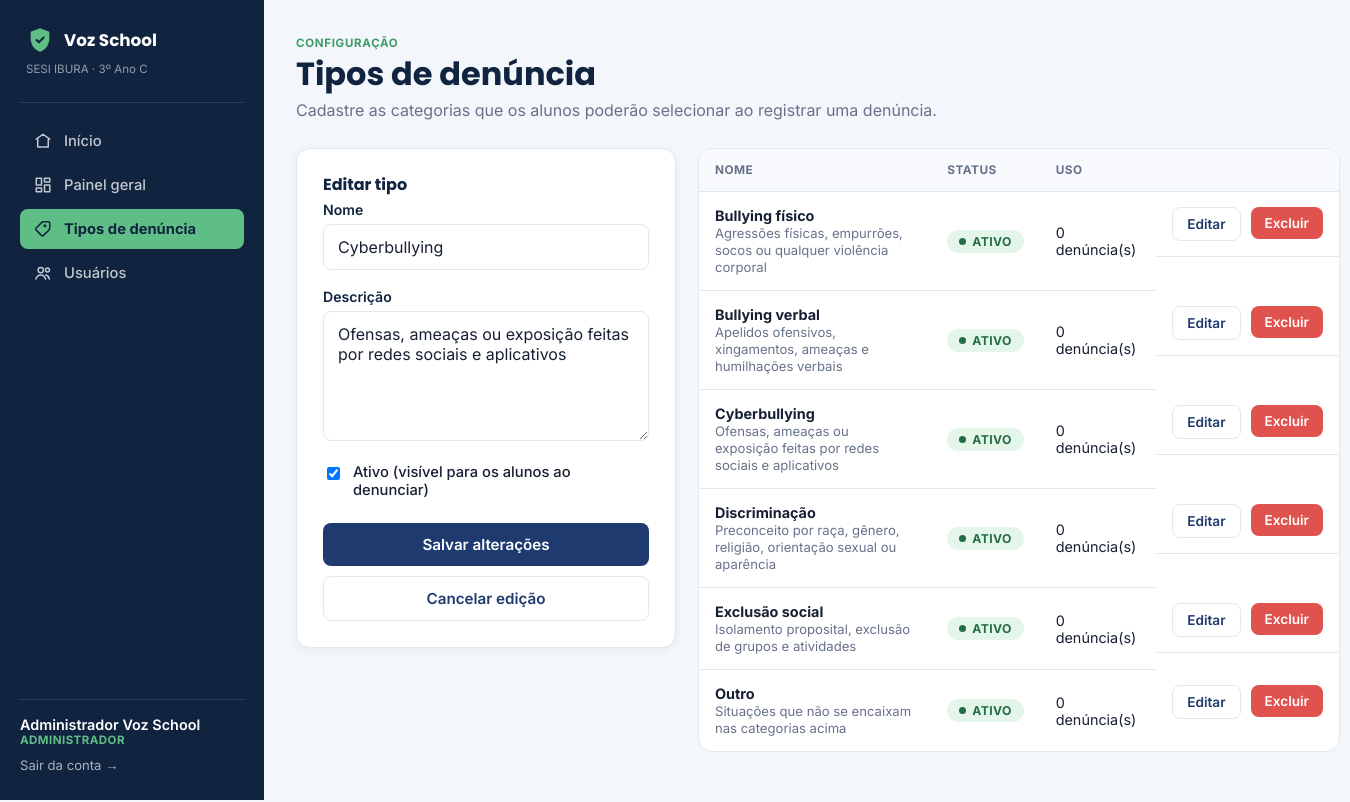
Screenshot of /admin_tipos_denuncia.php?editar=3 (signed in) with the database file from the repository.
### tables this page shows
CREATE TABLE tipos_denuncia (
    id INT AUTO_INCREMENT PRIMARY KEY,
    nome VARCHAR(100) NOT NULL,
    descricao VARCHAR(255) DEFAULT NULL,
    ativo TINYINT(1) NOT NULL DEFAULT 1,
    criado_em DATETIME NOT NULL DEFAULT CURRENT_TIMESTAMP
);

### admin_tipos_denuncia.php (the view, shortened to what this page needs)
<?php
require_once __DIR__ . '/includes/header.php';
$pdo = getConexao();
$editar = null;
if (isset($_GET['editar'])) {
    $stmt = $pdo->prepare('SELECT * FROM tipos_denuncia WHERE id = ?');
    $stmt->execute([(int) $_GET['editar']]);
    $editar = $stmt->fetch();
}
$tipos = $pdo->query('SELECT t.*, (SELECT COUNT(*) FROM denuncias d WHERE d.tipo_denuncia_id = t.id) AS total_uso
                       FROM tipos_denuncia t ORDER BY t.nome')->fetchAll();
?>
<div class="page-head">
  <div>
    <span class="eyebrow">Configuração</span>
    <h1>Tipos de denúncia</h1>
    <p class="mb-0">Cadastre as categorias que os alunos poderão selecionar ao registrar uma denúncia.</p>
  </div>
</div>
<div class="detail-grid" style="grid-template-columns: 380px 1fr;">
  <div class="card">
    <h2 style="font-size:1rem;"><?= $editar ? 'Editar tipo' : 'Novo tipo de denúncia' ?></h2>
    <form method="POST" action="process_tipo_denuncia.php">
      <div class="field">
        <label for="nome">Nome</label>
        <input type="text" id="nome" name="nome" required value="<?= htmlspecialchars($editar['nome'] ?? '') ?>" placeholder="Ex: Cyberbullying">
      </div>
      <div class="field">
        <label for="descricao">Descrição</label>
        <textarea id="descricao" name="descricao" placeholder="Explique brevemente o que se enquadra nesse tipo"><?= htmlspecialchars($editar['descricao'] ?? '') ?></textarea>
      </div>
      <div class="field">
        <div class="checkbox-row">
          <input type="checkbox" id="ativo" name="ativo" value="1" <?= (!$editar || $editar['ativo']) ? 'checked' : '' ?>>
          <label for="ativo">Ativo (visível para os alunos ao denunciar)</label>
        </div>
      </div>
      <button type="submit" class="btn btn-primary btn-block"><?= $editar ? 'Salvar alterações' : 'Cadastrar tipo' ?></button>
      <?php if ($editar): ?>
        <a href="admin_tipos_denuncia.php" class="btn btn-outline btn-block" style="margin-top:10px;">Cancelar edição</a>
      <?php endif; ?>
    </form>
  </div>
  <div>
    <div class="table-wrap">
      <table>
        <thead><tr><th>Nome</th><th>Status</th><th>Uso</th><th></th></tr></thead>
        <tbody>
        <?php foreach ($tipos as $t): ?>
          <tr>
            <td>
              <strong><?= htmlspecialchars($t['nome']) ?></strong>
              <?php if ($t['descricao']): ?><br><span class="small text-muted"><?= htmlspecialchars($t['descricao']) ?></span><?php endif; ?>
            </td>
            <td><span class="pill <?= $t['ativo'] ? 'pill-resolvida' : 'pill-arquivada' ?>"><?= $t['ativo'] ? 'Ativo' : 'Inativo' ?></span></td>
            <td><?= (int) $t['total_uso'] ?> denúncia(s)</td>
            <td class="flex gap-10">
              <a class="btn btn-sm btn-outline" href="admin_tipos_denuncia.php?editar=<?= $t['id'] ?>">Editar</a>
              <form method="POST" action="process_tipo_denuncia.php" onsubmit="return confirm('Remover este tipo de denúncia?');">
                <button type="submit" class="btn btn-sm btn-danger" <?= $t['total_uso'] > 0 ? 'disabled title="Não é possível excluir: já usado em denúncias"' : '' ?>>Excluir</button>
              </form>
            </td>
          </tr>
        <?php endforeach; ?>
        </tbody>
      </table>
    </div>
  </div>
</div>
<?php require_once __DIR__ . '/includes/footer.php'; ?>

### css/style.css (style rules this page uses)
:root { --color-primary: #1E3A6E; --color-primary-dark: #10233F; --color-primary-light: #2C4E8F; --color-accent: #5FBE85; --color-accent-dark: #3F9C68; --color-accent-soft: #E4F6EA; --bg: #F3F6FB; --surface: #FFFFFF; --text: #172033; --text-muted: #67728A; --border: #E2E7F0; --danger: #E0524D; --danger-soft: #FBE7E6; --warning: #E3A63E; --warning-soft: #FBF1DD; --info: #3B82C4; --info-soft: #E4F0FA; --success: #3FA66B; --success-soft: var(--color-accent-soft); --radius-sm: 8px; --radius-md: 14px; --radius-lg: 22px; --shadow-sm: 0 2px 8px rgba(16, 35, 63, 0.06); --shadow-md: 0 10px 30px rgba(16, 35, 63, 0.10); --font-display: 'Poppins', sans-serif; --font-body: 'Inter', sans-serif; --sidebar-w: 264px; }
* { box-sizing: border-box; }
html, body { margin: 0; padding: 0; background: var(--bg); color: var(--text); font-family: var(--font-body); -webkit-font-smoothing: antialiased; }
h1, h2, h3, h4 { font-family: var(--font-display); color: var(--color-primary-dark); margin: 0 0 6px; line-height: 1.25; }
p { margin: 0 0 12px; color: var(--text-muted); }
a { color: var(--color-primary); text-decoration: none; }
button, input, select, textarea { font-family: inherit; font-size: 1rem; }
.btn { display: inline-flex; align-items: center; justify-content: center; gap: 8px; padding: 12px 20px; border-radius: var(--radius-sm); border: none; font-weight: 600; font-size: 0.95rem; cursor: pointer; transition: transform .12s ease, box-shadow .12s ease, background .12s ease; text-decoration: none; }
.btn-primary { background: var(--color-primary); color: #fff; }
.btn-outline { background: transparent; color: var(--color-primary); border: 1.5px solid var(--border); }
.btn-danger { background: var(--danger); color: #fff; }
.btn-sm { padding: 8px 14px; font-size: 0.85rem; }
.btn-block { width: 100%; }
.field { margin-bottom: 18px; }
.field label { display: block; font-weight: 600; font-size: 0.88rem; color: var(--color-primary-dark); margin-bottom: 6px; }
.field input[type="text"], .field input[type="email"], .field input[type="password"], .field input[type="date"], .field select, .field textarea { width: 100%; padding: 12px 14px; border: 1.5px solid var(--border); border-radius: var(--radius-sm); background: var(--surface); color: var(--text); transition: border-color .12s ease, box-shadow .12s ease; }
.field textarea { min-height: 130px; resize: vertical; }
.checkbox-row { display: flex; align-items: flex-start; gap: 10px; }
.checkbox-row input { margin-top: 4px; }
.checkbox-row label { font-weight: 500; color: var(--text); font-size: 0.92rem; }
.pill { display: inline-flex; align-items: center; gap: 6px; padding: 4px 12px; border-radius: 999px; font-size: 0.76rem; font-weight: 700; text-transform: uppercase; letter-spacing: .03em; }
.pill::before { content: ''; width: 7px; height: 7px; border-radius: 50%; background: currentColor; }
.pill-resolvida { background: var(--success-soft); color: #256B45; }
.page-head { display: flex; align-items: flex-end; justify-content: space-between; flex-wrap: wrap; gap: 14px; margin-bottom: 28px; }
.page-head .eyebrow { text-transform: uppercase; letter-spacing: .06em; font-size: 0.72rem; font-weight: 700; color: var(--color-accent-dark); margin-bottom: 4px; display: block; }
.card { background: var(--surface); border-radius: var(--radius-md); border: 1px solid var(--border); box-shadow: var(--shadow-sm); padding: 26px; }
.table-wrap { overflow-x: auto; border-radius: var(--radius-md); border: 1px solid var(--border); background: var(--surface); }
table { width: 100%; border-collapse: collapse; min-width: 640px; }
thead th { text-align: left; font-size: 0.74rem; text-transform: uppercase; letter-spacing: .04em; color: var(--text-muted); background: #F8FAFD; padding: 14px 16px; border-bottom: 1px solid var(--border); }
tbody td { padding: 15px 16px; border-bottom: 1px solid var(--border); font-size: 0.9rem; vertical-align: middle; }
tbody tr:last-child td { border-bottom: none; }
.detail-grid { display: grid; grid-template-columns: 2fr 1fr; gap: 22px; align-items: start; }
.mb-0 { margin-bottom: 0 !important; }
.flex { display: flex; }
.gap-10 { gap: 10px; }
.text-muted { color: var(--text-muted); }
.small { font-size: 0.82rem; }

### rows the page displays
tipos_denuncia: nome "Cyberbullying", descricao "Ofensas, ameaças ou exposição feitas por redes sociais e aplicativos", ativo "☑", shows "ATIVO", total_uso "0"
tipos_denuncia: nome "Bullying físico", descricao "Agressões físicas, empurrões, socos ou qualquer violência corporal", ativo "ATIVO", total_uso "0"
tipos_denuncia: nome "Bullying verbal", descricao "Apelidos ofensivos, xingamentos, ameaças e humilhações verbais", ativo "ATIVO", total_uso "0"
tipos_denuncia: nome "Discriminação", descricao "Preconceito por raça, gênero, religião, orientação sexual ou aparência", ativo "ATIVO", total_uso "0"
tipos_denuncia: nome "Exclusão social", descricao "Isolamento proposital, exclusão de grupos e atividades", ativo "ATIVO", total_uso "0"
tipos_denuncia: nome "Outro", descricao "Situações que não se encaixam nas categorias acima", ativo "ATIVO", total_uso "0"

### other values shown
$usuario['nome'] "Administrador Voz School"
nomeTipoUsuario($usuario['tipo']) "ADMINISTRADOR"
